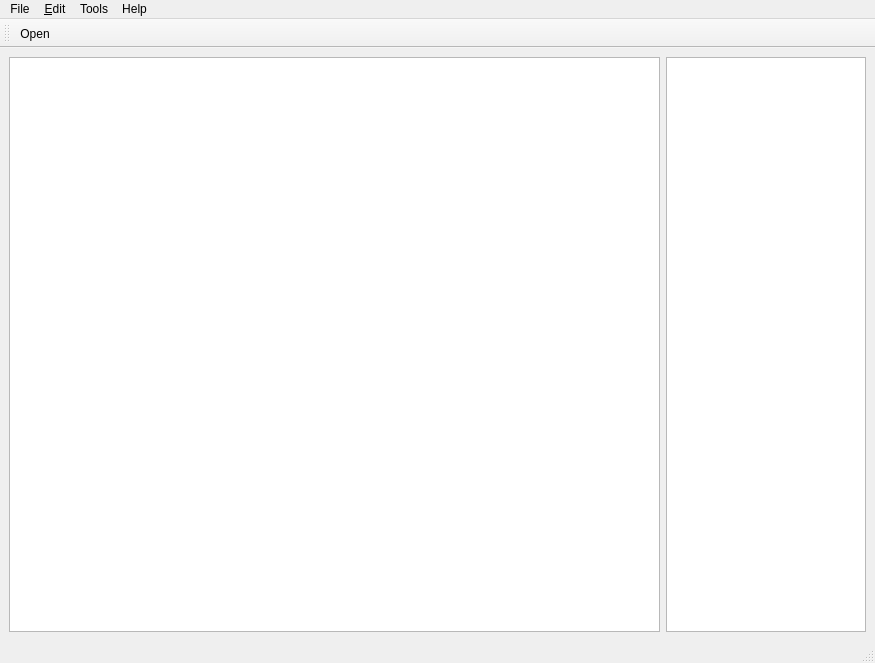
<?xml version="1.0" encoding="UTF-8"?>
<ui version="4.0">
 <class>MainWindow</class>
 <widget class="QMainWindow" name="MainWindow">
  <property name="geometry">
   <rect>
    <x>0</x>
    <y>0</y>
    <width>875</width>
    <height>663</height>
   </rect>
  </property>
  <property name="sizePolicy">
   <sizepolicy hsizetype="Expanding" vsizetype="Expanding">
    <horstretch>0</horstretch>
    <verstretch>0</verstretch>
   </sizepolicy>
  </property>
  <property name="windowTitle">
   <string>Ctrl-Cut</string>
  </property>
  <property name="unifiedTitleAndToolBarOnMac">
   <bool>true</bool>
  </property>
  <widget class="QWidget" name="centralwidget">
   <property name="sizePolicy">
    <sizepolicy hsizetype="Maximum" vsizetype="Maximum">
     <horstretch>0</horstretch>
     <verstretch>0</verstretch>
    </sizepolicy>
   </property>
   <layout class="QVBoxLayout" name="verticalLayout">
    <property name="sizeConstraint">
     <enum>QLayout::SetMaximumSize</enum>
    </property>
    <item>
     <layout class="QHBoxLayout" name="horizontalLayout" stretch="1,0">
      <item>
       <widget class="CtrlCutView" name="graphicsView">
        <property name="sizePolicy">
         <sizepolicy hsizetype="Expanding" vsizetype="Expanding">
          <horstretch>0</horstretch>
          <verstretch>0</verstretch>
         </sizepolicy>
        </property>
       </widget>
      </item>
      <item>
       <widget class="QTableView" name="settingsTable">
        <property name="sizePolicy">
         <sizepolicy hsizetype="Expanding" vsizetype="Expanding">
          <horstretch>0</horstretch>
          <verstretch>0</verstretch>
         </sizepolicy>
        </property>
        <property name="minimumSize">
         <size>
          <width>200</width>
          <height>300</height>
         </size>
        </property>
        <property name="maximumSize">
         <size>
          <width>200</width>
          <height>16777215</height>
         </size>
        </property>
        <property name="autoScrollMargin">
         <number>0</number>
        </property>
        <property name="editTriggers">
         <set>QAbstractItemView::AllEditTriggers</set>
        </property>
        <property name="alternatingRowColors">
         <bool>true</bool>
        </property>
        <property name="selectionMode">
         <enum>QAbstractItemView::SingleSelection</enum>
        </property>
        <property name="selectionBehavior">
         <enum>QAbstractItemView::SelectItems</enum>
        </property>
        <property name="sortingEnabled">
         <bool>true</bool>
        </property>
        <property name="cornerButtonEnabled">
         <bool>false</bool>
        </property>
        <attribute name="verticalHeaderVisible">
         <bool>false</bool>
        </attribute>
       </widget>
      </item>
     </layout>
    </item>
   </layout>
  </widget>
  <widget class="QMenuBar" name="menubar">
   <property name="geometry">
    <rect>
     <x>0</x>
     <y>0</y>
     <width>875</width>
     <height>23</height>
    </rect>
   </property>
   <widget class="QMenu" name="fileMenu">
    <property name="title">
     <string>File</string>
    </property>
    <addaction name="newJobAction"/>
    <addaction name="separator"/>
    <addaction name="fileOpenAction"/>
    <addaction name="fileImportAction"/>
    <addaction name="separator"/>
    <addaction name="filePrintAction"/>
   </widget>
   <widget class="QMenu" name="menuTools">
    <property name="title">
     <string>Tools</string>
    </property>
    <addaction name="toolsMoveToOriginAction"/>
   </widget>
   <widget class="QMenu" name="menuHelp">
    <property name="title">
     <string>Help</string>
    </property>
    <addaction name="helpAboutAction"/>
   </widget>
   <widget class="QMenu" name="editMenu">
    <property name="title">
     <string>&amp;Edit</string>
    </property>
    <addaction name="deleteItem"/>
   </widget>
   <addaction name="fileMenu"/>
   <addaction name="editMenu"/>
   <addaction name="menuTools"/>
   <addaction name="menuHelp"/>
  </widget>
  <widget class="QStatusBar" name="statusbar"/>
  <widget class="QToolBar" name="toolBar">
   <property name="sizePolicy">
    <sizepolicy hsizetype="Preferred" vsizetype="Maximum">
     <horstretch>0</horstretch>
     <verstretch>0</verstretch>
    </sizepolicy>
   </property>
   <property name="windowTitle">
    <string>toolBar</string>
   </property>
   <attribute name="toolBarArea">
    <enum>TopToolBarArea</enum>
   </attribute>
   <attribute name="toolBarBreak">
    <bool>false</bool>
   </attribute>
   <addaction name="fileOpenAction"/>
  </widget>
  <action name="fileOpenAction">
   <property name="icon">
    <iconset resource="ctrl-cut.qrc">
     <normaloff>:/icons/fileopen.png</normaloff>:/icons/fileopen.png</iconset>
   </property>
   <property name="text">
    <string>&amp;Open</string>
   </property>
   <property name="shortcut">
    <string>Ctrl+O</string>
   </property>
  </action>
  <action name="filePrintAction">
   <property name="text">
    <string>&amp;Print</string>
   </property>
   <property name="shortcut">
    <string>Ctrl+P</string>
   </property>
  </action>
  <action name="fileImportAction">
   <property name="text">
    <string>&amp;Import</string>
   </property>
   <property name="shortcut">
    <string>Ctrl+I</string>
   </property>
  </action>
  <action name="toolsMoveToOriginAction">
   <property name="text">
    <string>&amp;Move to origin</string>
   </property>
  </action>
  <action name="helpAboutAction">
   <property name="text">
    <string>About...</string>
   </property>
  </action>
  <action name="deleteItem">
   <property name="text">
    <string>&amp;Delete</string>
   </property>
   <property name="shortcut">
    <string>Del</string>
   </property>
  </action>
  <action name="simplifyAction">
   <property name="text">
    <string>Simplify</string>
   </property>
  </action>
  <action name="newJobAction">
   <property name="text">
    <string>&amp;New</string>
   </property>
  </action>
 </widget>
 <customwidgets>
  <customwidget>
   <class>CtrlCutView</class>
   <extends>QGraphicsView</extends>
   <header>CtrlCutView.hpp</header>
  </customwidget>
 </customwidgets>
 <resources>
  <include location="ctrl-cut.qrc"/>
 </resources>
 <connections>
  <connection>
   <sender>deleteItem</sender>
   <signal>triggered()</signal>
   <receiver>MainWindow</receiver>
   <slot>on_deleteItem()</slot>
   <hints>
    <hint type="sourcelabel">
     <x>-1</x>
     <y>-1</y>
    </hint>
    <hint type="destinationlabel">
     <x>437</x>
     <y>331</y>
    </hint>
   </hints>
  </connection>
  <connection>
   <sender>newJobAction</sender>
   <signal>triggered()</signal>
   <receiver>MainWindow</receiver>
   <slot>on_newJob()</slot>
   <hints>
    <hint type="sourcelabel">
     <x>-1</x>
     <y>-1</y>
    </hint>
    <hint type="destinationlabel">
     <x>437</x>
     <y>331</y>
    </hint>
   </hints>
  </connection>
 </connections>
</ui>
